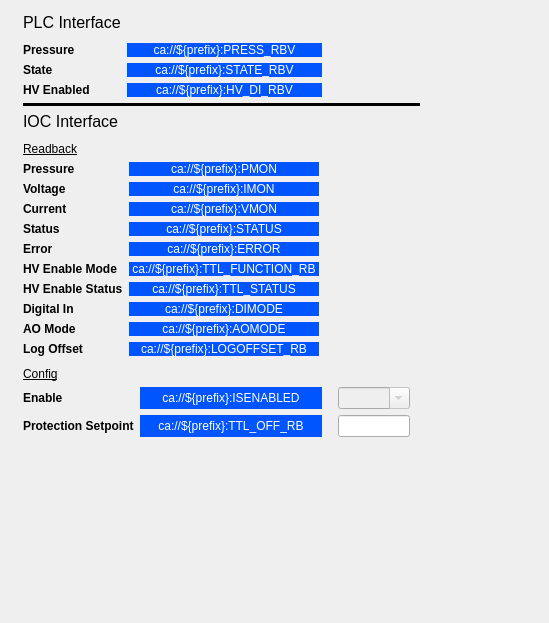
<?xml version="1.0" encoding="UTF-8"?>
<ui version="4.0">
 <class>Form</class>
 <widget class="QWidget" name="Form">
  <property name="geometry">
   <rect>
    <x>0</x>
    <y>0</y>
    <width>549</width>
    <height>623</height>
   </rect>
  </property>
  <property name="sizePolicy">
   <sizepolicy hsizetype="Preferred" vsizetype="Preferred">
    <horstretch>0</horstretch>
    <verstretch>0</verstretch>
   </sizepolicy>
  </property>
  <property name="windowTitle">
   <string>Form</string>
  </property>
  <widget class="QWidget" name="widget" native="true">
   <property name="geometry">
    <rect>
     <x>10</x>
     <y>10</y>
     <width>511</width>
     <height>571</height>
    </rect>
   </property>
   <property name="sizePolicy">
    <sizepolicy hsizetype="Fixed" vsizetype="Fixed">
     <horstretch>0</horstretch>
     <verstretch>0</verstretch>
    </sizepolicy>
   </property>
   <widget class="QWidget" name="gridLayoutWidget">
    <property name="geometry">
     <rect>
      <x>13</x>
      <y>3</y>
      <width>481</width>
      <height>551</height>
     </rect>
    </property>
    <layout class="QGridLayout" name="gridLayout" rowstretch="0,0,0,0,0,0,0,0,0,0,0,0,0">
     <property name="sizeConstraint">
      <enum>QLayout::SetFixedSize</enum>
     </property>
     <item row="3" column="0">
      <layout class="QHBoxLayout" name="horizontalLayout" stretch="1,2,1">
       <item>
        <layout class="QVBoxLayout" name="verticalLayout_2">
         <item>
          <widget class="PyDMLabel" name="PyDMLabel_4">
           <property name="toolTip">
            <string/>
           </property>
           <property name="text">
            <string>&lt;html&gt;&lt;head/&gt;&lt;body&gt;&lt;p&gt;&lt;span style=&quot; font-weight:600;&quot;&gt;Pressure&lt;/span&gt;&lt;/p&gt;&lt;/body&gt;&lt;/html&gt;</string>
           </property>
           <property name="textFormat">
            <enum>Qt::RichText</enum>
           </property>
          </widget>
         </item>
         <item>
          <widget class="PyDMLabel" name="PyDMLabel_5">
           <property name="toolTip">
            <string/>
           </property>
           <property name="text">
            <string>&lt;html&gt;&lt;head/&gt;&lt;body&gt;&lt;p&gt;&lt;span style=&quot; font-weight:600;&quot;&gt;State&lt;/span&gt;&lt;/p&gt;&lt;/body&gt;&lt;/html&gt;</string>
           </property>
           <property name="textFormat">
            <enum>Qt::RichText</enum>
           </property>
          </widget>
         </item>
         <item>
          <widget class="PyDMLabel" name="PyDMLabel_3">
           <property name="toolTip">
            <string/>
           </property>
           <property name="text">
            <string>&lt;html&gt;&lt;head/&gt;&lt;body&gt;&lt;p&gt;&lt;span style=&quot; font-weight:600;&quot;&gt;HV Enabled&lt;/span&gt;&lt;/p&gt;&lt;/body&gt;&lt;/html&gt;</string>
           </property>
           <property name="textFormat">
            <enum>Qt::RichText</enum>
           </property>
          </widget>
         </item>
        </layout>
       </item>
       <item>
        <layout class="QVBoxLayout" name="verticalLayout_6">
         <item>
          <widget class="PyDMLabel" name="PLC_Pressure">
           <property name="toolTip">
            <string/>
           </property>
           <property name="styleSheet">
            <string notr="true">background-color: rgb(0, 85, 255);
color: rgb(255, 255, 255);</string>
           </property>
           <property name="text">
            <string>ca://${prefix}:PRESS_RBV</string>
           </property>
           <property name="alignment">
            <set>Qt::AlignCenter</set>
           </property>
           <property name="precisionFromPV">
            <bool>true</bool>
           </property>
           <property name="channel">
            <string>ca://${prefix}:PRESS_RBV</string>
           </property>
           <property name="displayFormat">
            <enum>PyDMLabel::Exponential</enum>
           </property>
          </widget>
         </item>
         <item>
          <widget class="PyDMLabel" name="PLC_State">
           <property name="toolTip">
            <string/>
           </property>
           <property name="styleSheet">
            <string notr="true">background-color: rgb(0, 85, 255);
color: rgb(255, 255, 255);</string>
           </property>
           <property name="text">
            <string>ca://${prefix}:STATE_RBV</string>
           </property>
           <property name="alignment">
            <set>Qt::AlignCenter</set>
           </property>
           <property name="channel">
            <string>ca://${prefix}:STATE_RBV</string>
           </property>
          </widget>
         </item>
         <item>
          <widget class="PyDMLabel" name="PLC_HV_DI">
           <property name="toolTip">
            <string/>
           </property>
           <property name="styleSheet">
            <string notr="true">background-color: rgb(0, 85, 255);
color: rgb(255, 255, 255);</string>
           </property>
           <property name="text">
            <string>ca://${prefix}:HV_DI_RBV</string>
           </property>
           <property name="alignment">
            <set>Qt::AlignCenter</set>
           </property>
           <property name="channel">
            <string>ca://${prefix}:HV_DI_RBV</string>
           </property>
          </widget>
         </item>
        </layout>
       </item>
       <item>
        <layout class="QVBoxLayout" name="verticalLayout_5"/>
       </item>
      </layout>
     </item>
     <item row="4" column="0">
      <widget class="Line" name="line">
       <property name="frameShadow">
        <enum>QFrame::Plain</enum>
       </property>
       <property name="lineWidth">
        <number>3</number>
       </property>
       <property name="orientation">
        <enum>Qt::Horizontal</enum>
       </property>
      </widget>
     </item>
     <item row="12" column="0">
      <spacer name="verticalSpacer_3">
       <property name="orientation">
        <enum>Qt::Vertical</enum>
       </property>
       <property name="sizeType">
        <enum>QSizePolicy::Fixed</enum>
       </property>
       <property name="sizeHint" stdset="0">
        <size>
         <width>20</width>
         <height>10</height>
        </size>
       </property>
      </spacer>
     </item>
     <item row="7" column="0">
      <widget class="QLabel" name="label">
       <property name="sizePolicy">
        <sizepolicy hsizetype="Preferred" vsizetype="Fixed">
         <horstretch>0</horstretch>
         <verstretch>0</verstretch>
        </sizepolicy>
       </property>
       <property name="text">
        <string>&lt;html&gt;&lt;head/&gt;&lt;body&gt;&lt;p&gt;&lt;span style=&quot; text-decoration: underline;&quot;&gt;Readback&lt;/span&gt;&lt;/p&gt;&lt;/body&gt;&lt;/html&gt;</string>
       </property>
       <property name="textFormat">
        <enum>Qt::RichText</enum>
       </property>
      </widget>
     </item>
     <item row="10" column="0">
      <widget class="QLabel" name="label_2">
       <property name="sizePolicy">
        <sizepolicy hsizetype="Preferred" vsizetype="Fixed">
         <horstretch>0</horstretch>
         <verstretch>0</verstretch>
        </sizepolicy>
       </property>
       <property name="text">
        <string>&lt;html&gt;&lt;head/&gt;&lt;body&gt;&lt;p&gt;&lt;span style=&quot; text-decoration: underline;&quot;&gt;Config&lt;/span&gt;&lt;/p&gt;&lt;/body&gt;&lt;/html&gt;</string>
       </property>
      </widget>
     </item>
     <item row="11" column="0">
      <layout class="QHBoxLayout" name="horizontalLayout_3" stretch="1,2,1">
       <property name="sizeConstraint">
        <enum>QLayout::SetDefaultConstraint</enum>
       </property>
       <item>
        <layout class="QVBoxLayout" name="verticalLayout_9">
         <item>
          <widget class="PyDMLabel" name="PyDMLabel_23">
           <property name="toolTip">
            <string/>
           </property>
           <property name="text">
            <string>&lt;html&gt;&lt;head/&gt;&lt;body&gt;&lt;p&gt;&lt;span style=&quot; font-weight:600;&quot;&gt;Enable&lt;/span&gt;&lt;/p&gt;&lt;/body&gt;&lt;/html&gt;</string>
           </property>
           <property name="textFormat">
            <enum>Qt::RichText</enum>
           </property>
          </widget>
         </item>
         <item>
          <widget class="PyDMLabel" name="PyDMLabel_24">
           <property name="toolTip">
            <string/>
           </property>
           <property name="text">
            <string>&lt;html&gt;&lt;head/&gt;&lt;body&gt;&lt;p&gt;&lt;span style=&quot; font-weight:600;&quot;&gt;Protection Setpoint&lt;/span&gt;&lt;/p&gt;&lt;/body&gt;&lt;/html&gt;</string>
           </property>
           <property name="textFormat">
            <enum>Qt::RichText</enum>
           </property>
          </widget>
         </item>
        </layout>
       </item>
       <item>
        <layout class="QVBoxLayout" name="verticalLayout_10">
         <item>
          <widget class="PyDMLabel" name="IOC_Enable_RB_2">
           <property name="toolTip">
            <string/>
           </property>
           <property name="styleSheet">
            <string notr="true">background-color: rgb(0, 85, 255);
color: rgb(255, 255, 255);</string>
           </property>
           <property name="text">
            <string>ca://${prefix}:ISENABLED</string>
           </property>
           <property name="alignment">
            <set>Qt::AlignCenter</set>
           </property>
           <property name="channel">
            <string>ca://${prefix}:ISENABLED</string>
           </property>
          </widget>
         </item>
         <item>
          <widget class="PyDMLabel" name="IOC_Protection_RB_2">
           <property name="toolTip">
            <string/>
           </property>
           <property name="styleSheet">
            <string notr="true">background-color: rgb(0, 85, 255);
color: rgb(255, 255, 255);</string>
           </property>
           <property name="text">
            <string>ca://${prefix}:TTL_OFF_RB</string>
           </property>
           <property name="alignment">
            <set>Qt::AlignCenter</set>
           </property>
           <property name="channel">
            <string>ca://${prefix}:TTL_OFF_RB</string>
           </property>
           <property name="displayFormat">
            <enum>PyDMLabel::Exponential</enum>
           </property>
          </widget>
         </item>
        </layout>
       </item>
       <item>
        <layout class="QVBoxLayout" name="verticalLayout_4">
         <property name="leftMargin">
          <number>10</number>
         </property>
         <property name="rightMargin">
          <number>10</number>
         </property>
         <item>
          <widget class="PyDMEnumComboBox" name="IOC_Enable_2">
           <property name="enabled">
            <bool>false</bool>
           </property>
           <property name="sizePolicy">
            <sizepolicy hsizetype="Preferred" vsizetype="Minimum">
             <horstretch>0</horstretch>
             <verstretch>0</verstretch>
            </sizepolicy>
           </property>
           <property name="maximumSize">
            <size>
             <width>100</width>
             <height>100</height>
            </size>
           </property>
           <property name="toolTip">
            <string/>
           </property>
           <property name="layoutDirection">
            <enum>Qt::LeftToRight</enum>
           </property>
           <property name="editable">
            <bool>true</bool>
           </property>
           <property name="insertPolicy">
            <enum>QComboBox::InsertAtBottom</enum>
           </property>
           <property name="channel">
            <string>ca://${prefix}:STATEDES</string>
           </property>
          </widget>
         </item>
         <item>
          <widget class="PyDMLineEdit" name="IOC_Protection_SP_2">
           <property name="toolTip">
            <string/>
           </property>
           <property name="channel">
            <string>ca://${prefix}:TTL_OFF_SP</string>
           </property>
           <property name="displayFormat">
            <enum>PyDMLineEdit::Exponential</enum>
           </property>
          </widget>
         </item>
        </layout>
       </item>
      </layout>
     </item>
     <item row="8" column="0">
      <layout class="QHBoxLayout" name="horizontalLayout_2" stretch="1,2,1">
       <property name="sizeConstraint">
        <enum>QLayout::SetDefaultConstraint</enum>
       </property>
       <item>
        <layout class="QVBoxLayout" name="verticalLayout_7">
         <item>
          <widget class="PyDMLabel" name="PyDMLabel_10">
           <property name="toolTip">
            <string/>
           </property>
           <property name="text">
            <string>&lt;html&gt;&lt;head/&gt;&lt;body&gt;&lt;p&gt;&lt;span style=&quot; font-weight:600;&quot;&gt;Pressure&lt;/span&gt;&lt;/p&gt;&lt;/body&gt;&lt;/html&gt;</string>
           </property>
           <property name="textFormat">
            <enum>Qt::RichText</enum>
           </property>
          </widget>
         </item>
         <item>
          <widget class="PyDMLabel" name="PyDMLabel_32">
           <property name="toolTip">
            <string/>
           </property>
           <property name="text">
            <string notr="true">&lt;html&gt;&lt;head/&gt;&lt;body&gt;&lt;p&gt;&lt;span style=&quot; font-weight:600;&quot;&gt;Voltage&lt;/span&gt;&lt;/p&gt;&lt;/body&gt;&lt;/html&gt;</string>
           </property>
           <property name="textFormat">
            <enum>Qt::RichText</enum>
           </property>
          </widget>
         </item>
         <item>
          <widget class="PyDMLabel" name="PyDMLabel_31">
           <property name="toolTip">
            <string/>
           </property>
           <property name="text">
            <string>&lt;html&gt;&lt;head/&gt;&lt;body&gt;&lt;p&gt;&lt;span style=&quot; font-weight:600;&quot;&gt;Current&lt;/span&gt;&lt;/p&gt;&lt;/body&gt;&lt;/html&gt;</string>
           </property>
           <property name="textFormat">
            <enum>Qt::RichText</enum>
           </property>
          </widget>
         </item>
         <item>
          <widget class="PyDMLabel" name="PyDMLabel_11">
           <property name="toolTip">
            <string/>
           </property>
           <property name="text">
            <string>&lt;html&gt;&lt;head/&gt;&lt;body&gt;&lt;p&gt;&lt;span style=&quot; font-weight:600;&quot;&gt;Status&lt;/span&gt;&lt;/p&gt;&lt;/body&gt;&lt;/html&gt;</string>
           </property>
           <property name="textFormat">
            <enum>Qt::RichText</enum>
           </property>
          </widget>
         </item>
         <item>
          <widget class="PyDMLabel" name="PyDMLabel_9">
           <property name="toolTip">
            <string/>
           </property>
           <property name="text">
            <string>&lt;html&gt;&lt;head/&gt;&lt;body&gt;&lt;p&gt;&lt;span style=&quot; font-weight:600;&quot;&gt;Error&lt;/span&gt;&lt;/p&gt;&lt;/body&gt;&lt;/html&gt;</string>
           </property>
           <property name="textFormat">
            <enum>Qt::RichText</enum>
           </property>
          </widget>
         </item>
         <item>
          <widget class="PyDMLabel" name="PyDMLabel_36">
           <property name="toolTip">
            <string/>
           </property>
           <property name="text">
            <string>&lt;html&gt;&lt;head/&gt;&lt;body&gt;&lt;p&gt;&lt;span style=&quot; font-weight:600;&quot;&gt;HV Enable Mode&lt;/span&gt;&lt;/p&gt;&lt;/body&gt;&lt;/html&gt;</string>
           </property>
           <property name="textFormat">
            <enum>Qt::RichText</enum>
           </property>
          </widget>
         </item>
         <item>
          <widget class="PyDMLabel" name="PyDMLabel_38">
           <property name="toolTip">
            <string/>
           </property>
           <property name="text">
            <string>&lt;html&gt;&lt;head/&gt;&lt;body&gt;&lt;p&gt;&lt;span style=&quot; font-weight:600;&quot;&gt;HV Enable Status&lt;/span&gt;&lt;/p&gt;&lt;/body&gt;&lt;/html&gt;</string>
           </property>
           <property name="textFormat">
            <enum>Qt::RichText</enum>
           </property>
          </widget>
         </item>
         <item>
          <widget class="PyDMLabel" name="PyDMLabel_39">
           <property name="toolTip">
            <string/>
           </property>
           <property name="text">
            <string>&lt;html&gt;&lt;head/&gt;&lt;body&gt;&lt;p&gt;&lt;span style=&quot; font-weight:600;&quot;&gt;Digital In&lt;/span&gt;&lt;/p&gt;&lt;/body&gt;&lt;/html&gt;</string>
           </property>
           <property name="textFormat">
            <enum>Qt::RichText</enum>
           </property>
          </widget>
         </item>
         <item>
          <widget class="PyDMLabel" name="PyDMLabel_37">
           <property name="toolTip">
            <string/>
           </property>
           <property name="text">
            <string>&lt;html&gt;&lt;head/&gt;&lt;body&gt;&lt;p&gt;&lt;span style=&quot; font-weight:600;&quot;&gt;AO Mode&lt;/span&gt;&lt;/p&gt;&lt;/body&gt;&lt;/html&gt;</string>
           </property>
           <property name="textFormat">
            <enum>Qt::RichText</enum>
           </property>
          </widget>
         </item>
         <item>
          <widget class="PyDMLabel" name="PyDMLabel_30">
           <property name="toolTip">
            <string/>
           </property>
           <property name="text">
            <string>&lt;html&gt;&lt;head/&gt;&lt;body&gt;&lt;p&gt;&lt;span style=&quot; font-weight:600;&quot;&gt;Log Offset&lt;/span&gt;&lt;/p&gt;&lt;/body&gt;&lt;/html&gt;</string>
           </property>
           <property name="textFormat">
            <enum>Qt::RichText</enum>
           </property>
          </widget>
         </item>
        </layout>
       </item>
       <item>
        <layout class="QVBoxLayout" name="verticalLayout_8">
         <item>
          <widget class="PyDMLabel" name="IOC_Pressure">
           <property name="toolTip">
            <string/>
           </property>
           <property name="styleSheet">
            <string notr="true">background-color: rgb(0, 85, 255);
color: rgb(255, 255, 255);</string>
           </property>
           <property name="frameShape">
            <enum>QFrame::NoFrame</enum>
           </property>
           <property name="frameShadow">
            <enum>QFrame::Sunken</enum>
           </property>
           <property name="lineWidth">
            <number>1</number>
           </property>
           <property name="midLineWidth">
            <number>1</number>
           </property>
           <property name="text">
            <string>ca://${prefix}:PMON</string>
           </property>
           <property name="alignment">
            <set>Qt::AlignCenter</set>
           </property>
           <property name="channel">
            <string>ca://${prefix}:PMON</string>
           </property>
           <property name="displayFormat">
            <enum>PyDMLabel::Exponential</enum>
           </property>
          </widget>
         </item>
         <item>
          <widget class="PyDMLabel" name="IOC_Current">
           <property name="toolTip">
            <string/>
           </property>
           <property name="styleSheet">
            <string notr="true">background-color: rgb(0, 85, 255);
color: rgb(255, 255, 255);</string>
           </property>
           <property name="frameShape">
            <enum>QFrame::NoFrame</enum>
           </property>
           <property name="frameShadow">
            <enum>QFrame::Sunken</enum>
           </property>
           <property name="lineWidth">
            <number>1</number>
           </property>
           <property name="midLineWidth">
            <number>1</number>
           </property>
           <property name="text">
            <string>ca://${prefix}:IMON</string>
           </property>
           <property name="alignment">
            <set>Qt::AlignCenter</set>
           </property>
           <property name="channel">
            <string>ca://${prefix}:IMON</string>
           </property>
           <property name="displayFormat">
            <enum>PyDMLabel::Exponential</enum>
           </property>
          </widget>
         </item>
         <item>
          <widget class="PyDMLabel" name="IOC_Pressure_2">
           <property name="toolTip">
            <string/>
           </property>
           <property name="styleSheet">
            <string notr="true">background-color: rgb(0, 85, 255);
color: rgb(255, 255, 255);</string>
           </property>
           <property name="frameShape">
            <enum>QFrame::NoFrame</enum>
           </property>
           <property name="frameShadow">
            <enum>QFrame::Sunken</enum>
           </property>
           <property name="lineWidth">
            <number>1</number>
           </property>
           <property name="midLineWidth">
            <number>1</number>
           </property>
           <property name="text">
            <string>ca://${prefix}:VMON</string>
           </property>
           <property name="alignment">
            <set>Qt::AlignCenter</set>
           </property>
           <property name="channel">
            <string>ca://${prefix}:VMON</string>
           </property>
           <property name="displayFormat">
            <enum>PyDMLabel::Exponential</enum>
           </property>
          </widget>
         </item>
         <item>
          <widget class="PyDMLabel" name="IOC_Status">
           <property name="toolTip">
            <string/>
           </property>
           <property name="styleSheet">
            <string notr="true">background-color: rgb(0, 85, 255);
color: rgb(255, 255, 255);</string>
           </property>
           <property name="text">
            <string>ca://${prefix}:STATUS</string>
           </property>
           <property name="alignment">
            <set>Qt::AlignCenter</set>
           </property>
           <property name="channel">
            <string>ca://${prefix}:STATUS</string>
           </property>
          </widget>
         </item>
         <item>
          <widget class="PyDMLabel" name="IOC_Error">
           <property name="toolTip">
            <string/>
           </property>
           <property name="styleSheet">
            <string notr="true">background-color: rgb(0, 85, 255);
color: rgb(255, 255, 255);</string>
           </property>
           <property name="text">
            <string>ca://${prefix}:ERROR</string>
           </property>
           <property name="alignment">
            <set>Qt::AlignCenter</set>
           </property>
           <property name="alarmSensitiveContent">
            <bool>true</bool>
           </property>
           <property name="channel">
            <string>ca://${prefix}:ERROR</string>
           </property>
          </widget>
         </item>
         <item>
          <widget class="PyDMLabel" name="IOC_HV_Status_3">
           <property name="toolTip">
            <string/>
           </property>
           <property name="styleSheet">
            <string notr="true">background-color: rgb(0, 85, 255);
color: rgb(255, 255, 255);</string>
           </property>
           <property name="text">
            <string>ca://${prefix}:TTL_FUNCTION_RB</string>
           </property>
           <property name="alignment">
            <set>Qt::AlignCenter</set>
           </property>
           <property name="channel">
            <string>ca://${prefix}:TTL_FUNCTION_RB</string>
           </property>
          </widget>
         </item>
         <item>
          <widget class="PyDMLabel" name="IOC_HV_Enabled_3">
           <property name="toolTip">
            <string/>
           </property>
           <property name="styleSheet">
            <string notr="true">background-color: rgb(0, 85, 255);
color: rgb(255, 255, 255);</string>
           </property>
           <property name="text">
            <string>ca://${prefix}:TTL_STATUS</string>
           </property>
           <property name="alignment">
            <set>Qt::AlignCenter</set>
           </property>
           <property name="channel">
            <string>ca://${prefix}:TTL_STATUS</string>
           </property>
           <property name="enableRichText">
            <bool>false</bool>
           </property>
           <property name="displayFormat">
            <enum>PyDMLabel::Default</enum>
           </property>
          </widget>
         </item>
         <item>
          <widget class="PyDMLabel" name="IOC_DI_3">
           <property name="toolTip">
            <string>Note: Digital In set to 'Off' means the interlock is driven by the controller acoording to the HV Enable Mode</string>
           </property>
           <property name="styleSheet">
            <string notr="true">background-color: rgb(0, 85, 255);
color: rgb(255, 255, 255);</string>
           </property>
           <property name="text">
            <string>ca://${prefix}:DIMODE</string>
           </property>
           <property name="alignment">
            <set>Qt::AlignCenter</set>
           </property>
           <property name="channel">
            <string>ca://${prefix}:DIMODE</string>
           </property>
           <property name="enableRichText">
            <bool>false</bool>
           </property>
           <property name="displayFormat">
            <enum>PyDMLabel::Default</enum>
           </property>
          </widget>
         </item>
         <item>
          <widget class="PyDMLabel" name="IOC_AO_Mode_4">
           <property name="toolTip">
            <string/>
           </property>
           <property name="styleSheet">
            <string notr="true">background-color: rgb(0, 85, 255);
color: rgb(255, 255, 255);</string>
           </property>
           <property name="text">
            <string>ca://${prefix}:AOMODE</string>
           </property>
           <property name="alignment">
            <set>Qt::AlignCenter</set>
           </property>
           <property name="channel">
            <string>ca://${prefix}:AOMODEDES</string>
           </property>
           <property name="displayFormat">
            <enum>PyDMLabel::Default</enum>
           </property>
          </widget>
         </item>
         <item>
          <widget class="PyDMLabel" name="IOC_AO_Mode_3">
           <property name="toolTip">
            <string/>
           </property>
           <property name="styleSheet">
            <string notr="true">background-color: rgb(0, 85, 255);
color: rgb(255, 255, 255);</string>
           </property>
           <property name="text">
            <string>ca://${prefix}:LOGOFFSET_RB</string>
           </property>
           <property name="alignment">
            <set>Qt::AlignCenter</set>
           </property>
           <property name="channel">
            <string>ca://${prefix}:LOGOFFSET_RB</string>
           </property>
           <property name="displayFormat">
            <enum>PyDMLabel::Default</enum>
           </property>
          </widget>
         </item>
        </layout>
       </item>
       <item>
        <layout class="QVBoxLayout" name="verticalLayout_3">
         <property name="leftMargin">
          <number>10</number>
         </property>
         <property name="rightMargin">
          <number>10</number>
         </property>
         <item>
          <widget class="PyDMLabel" name="PyDMLabel_16">
           <property name="maximumSize">
            <size>
             <width>16777215</width>
             <height>76</height>
            </size>
           </property>
           <property name="toolTip">
            <string/>
           </property>
           <property name="text">
            <string/>
           </property>
           <property name="alignment">
            <set>Qt::AlignCenter</set>
           </property>
           <property name="channel">
            <string/>
           </property>
          </widget>
         </item>
         <item>
          <widget class="PyDMLabel" name="PyDMLabel_20">
           <property name="maximumSize">
            <size>
             <width>16777215</width>
             <height>76</height>
            </size>
           </property>
           <property name="toolTip">
            <string/>
           </property>
           <property name="text">
            <string/>
           </property>
           <property name="alignment">
            <set>Qt::AlignCenter</set>
           </property>
           <property name="channel">
            <string/>
           </property>
          </widget>
         </item>
         <item>
          <widget class="PyDMLabel" name="PyDMLabel_40">
           <property name="maximumSize">
            <size>
             <width>16777215</width>
             <height>76</height>
            </size>
           </property>
           <property name="toolTip">
            <string/>
           </property>
           <property name="text">
            <string/>
           </property>
           <property name="alignment">
            <set>Qt::AlignCenter</set>
           </property>
           <property name="channel">
            <string/>
           </property>
          </widget>
         </item>
         <item>
          <widget class="PyDMLabel" name="PyDMLabel_41">
           <property name="maximumSize">
            <size>
             <width>16777215</width>
             <height>76</height>
            </size>
           </property>
           <property name="toolTip">
            <string/>
           </property>
           <property name="text">
            <string/>
           </property>
           <property name="alignment">
            <set>Qt::AlignCenter</set>
           </property>
           <property name="channel">
            <string/>
           </property>
          </widget>
         </item>
         <item>
          <widget class="PyDMLabel" name="PyDMLabel_46">
           <property name="maximumSize">
            <size>
             <width>16777215</width>
             <height>76</height>
            </size>
           </property>
           <property name="toolTip">
            <string/>
           </property>
           <property name="text">
            <string/>
           </property>
           <property name="alignment">
            <set>Qt::AlignCenter</set>
           </property>
           <property name="channel">
            <string/>
           </property>
          </widget>
         </item>
         <item>
          <widget class="PyDMLabel" name="PyDMLabel_44">
           <property name="maximumSize">
            <size>
             <width>16777215</width>
             <height>76</height>
            </size>
           </property>
           <property name="toolTip">
            <string/>
           </property>
           <property name="text">
            <string/>
           </property>
           <property name="alignment">
            <set>Qt::AlignCenter</set>
           </property>
           <property name="channel">
            <string/>
           </property>
          </widget>
         </item>
         <item>
          <widget class="PyDMLabel" name="PyDMLabel_45">
           <property name="maximumSize">
            <size>
             <width>16777215</width>
             <height>76</height>
            </size>
           </property>
           <property name="toolTip">
            <string/>
           </property>
           <property name="text">
            <string/>
           </property>
           <property name="alignment">
            <set>Qt::AlignCenter</set>
           </property>
           <property name="channel">
            <string/>
           </property>
          </widget>
         </item>
         <item>
          <widget class="PyDMLabel" name="PyDMLabel_43">
           <property name="maximumSize">
            <size>
             <width>16777215</width>
             <height>76</height>
            </size>
           </property>
           <property name="toolTip">
            <string/>
           </property>
           <property name="text">
            <string/>
           </property>
           <property name="alignment">
            <set>Qt::AlignCenter</set>
           </property>
           <property name="channel">
            <string/>
           </property>
          </widget>
         </item>
         <item>
          <widget class="PyDMLabel" name="PyDMLabel_42">
           <property name="maximumSize">
            <size>
             <width>16777215</width>
             <height>76</height>
            </size>
           </property>
           <property name="toolTip">
            <string/>
           </property>
           <property name="text">
            <string/>
           </property>
           <property name="alignment">
            <set>Qt::AlignCenter</set>
           </property>
           <property name="channel">
            <string/>
           </property>
          </widget>
         </item>
         <item>
          <widget class="PyDMLabel" name="PyDMLabel_14">
           <property name="maximumSize">
            <size>
             <width>16777215</width>
             <height>76</height>
            </size>
           </property>
           <property name="toolTip">
            <string/>
           </property>
           <property name="text">
            <string/>
           </property>
           <property name="alignment">
            <set>Qt::AlignCenter</set>
           </property>
           <property name="channel">
            <string/>
           </property>
          </widget>
         </item>
        </layout>
       </item>
      </layout>
     </item>
     <item row="6" column="0">
      <spacer name="verticalSpacer_2">
       <property name="orientation">
        <enum>Qt::Vertical</enum>
       </property>
       <property name="sizeType">
        <enum>QSizePolicy::Fixed</enum>
       </property>
       <property name="sizeHint" stdset="0">
        <size>
         <width>20</width>
         <height>5</height>
        </size>
       </property>
      </spacer>
     </item>
     <item row="5" column="0">
      <widget class="PyDMLabel" name="PyDMLabel_2">
       <property name="maximumSize">
        <size>
         <width>16777215</width>
         <height>40</height>
        </size>
       </property>
       <property name="font">
        <font>
         <pointsize>12</pointsize>
        </font>
       </property>
       <property name="toolTip">
        <string/>
       </property>
       <property name="text">
        <string>IOC Interface</string>
       </property>
      </widget>
     </item>
     <item row="1" column="0">
      <widget class="PyDMLabel" name="PyDMLabel">
       <property name="maximumSize">
        <size>
         <width>16777215</width>
         <height>40</height>
        </size>
       </property>
       <property name="font">
        <font>
         <pointsize>12</pointsize>
        </font>
       </property>
       <property name="toolTip">
        <string/>
       </property>
       <property name="text">
        <string>PLC Interface</string>
       </property>
      </widget>
     </item>
     <item row="2" column="0">
      <spacer name="verticalSpacer">
       <property name="orientation">
        <enum>Qt::Vertical</enum>
       </property>
       <property name="sizeType">
        <enum>QSizePolicy::Fixed</enum>
       </property>
       <property name="sizeHint" stdset="0">
        <size>
         <width>20</width>
         <height>5</height>
        </size>
       </property>
      </spacer>
     </item>
     <item row="9" column="0">
      <spacer name="verticalSpacer_4">
       <property name="orientation">
        <enum>Qt::Vertical</enum>
       </property>
       <property name="sizeType">
        <enum>QSizePolicy::Fixed</enum>
       </property>
       <property name="sizeHint" stdset="0">
        <size>
         <width>20</width>
         <height>5</height>
        </size>
       </property>
      </spacer>
     </item>
    </layout>
   </widget>
  </widget>
 </widget>
 <customwidgets>
  <customwidget>
   <class>PyDMLabel</class>
   <extends>QLabel</extends>
   <header>pydm.widgets.label</header>
  </customwidget>
  <customwidget>
   <class>PyDMEnumComboBox</class>
   <extends>QComboBox</extends>
   <header>pydm.widgets.enum_combo_box</header>
  </customwidget>
  <customwidget>
   <class>PyDMLineEdit</class>
   <extends>QLineEdit</extends>
   <header>pydm.widgets.line_edit</header>
  </customwidget>
 </customwidgets>
 <resources/>
 <connections/>
</ui>
